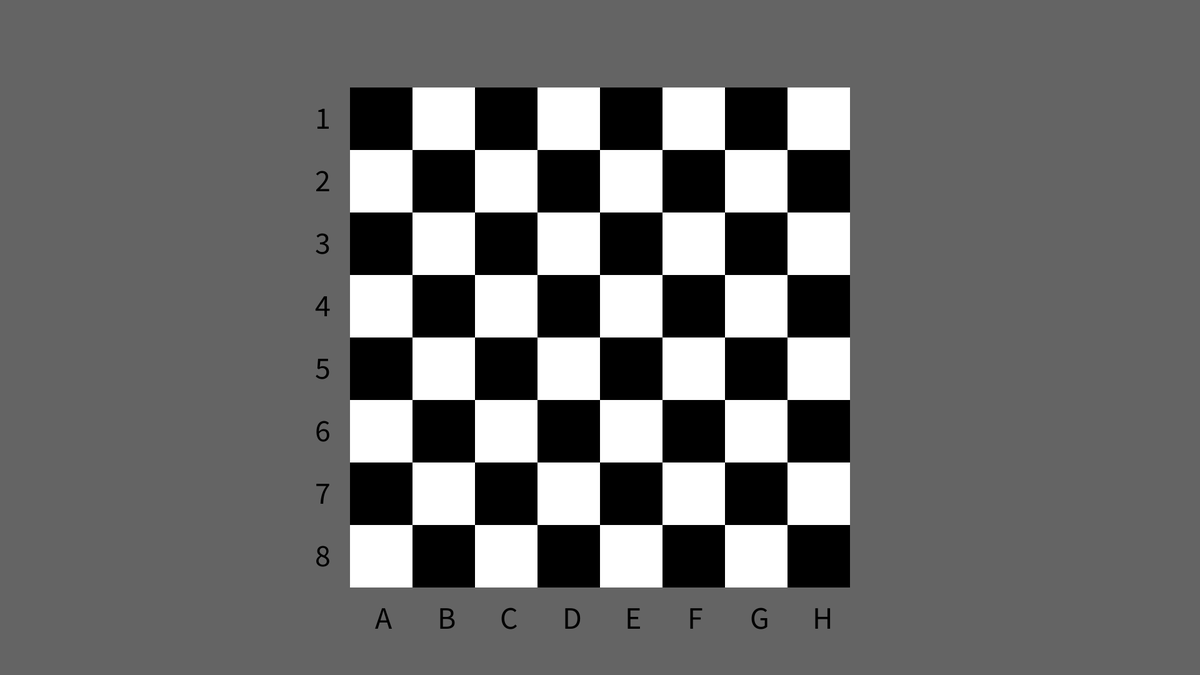
Frame 1 (no input)
Frame 60 (the mouse pressed at the canvas centre just before this capture): identical to frame 1, image omitted
Frame 120 (the mouse held since frame 60 and released just before this capture): identical to frame 1, image omitted

The Processing sketch that drew this single still picture (run headless with seeded random() and noise(); from frame 60 on, the mouse is pressed at the canvas centre):

// Processing sketch: GameVisuals
// ── GameVisuals.pde

//GLOBAL VARS


  //width and height of canvas
  int WIDTH = 1920;//3840; //1920
  int HEIGHT = 1080;//2160; //1080
  //tracker for how many frames have elapsed
  int frames = 0;
  
  

  int boardSz = 800; //size of board width/height
  
void setup() {
  //set canvas size
  size(1920,1080); //h: 2160
  
  //create instance of the simplex noise class
  //background(255); // reset screen
  noStroke();
  //noLoop(); //uncomment to only render one frame
}

//loop function that runs on a loop 
void draw() {
  frames++;
  //clear(); // reset screen
  background(100); // reset screen

  float centerX = WIDTH/2;
  float centerY = HEIGHT/2;
  translate(centerX, centerY);

  drawBoard();
  
}

public void drawBoard() {
    fill(255);
    rect(-boardSz/2, -boardSz/2, boardSz, boardSz);

    boolean isBlack = true;
    boolean startsBlack = isBlack;
    
    textSize(boardSz/16);
    
    fill(0);
    pushMatrix();
    
    translate(-boardSz/2 -boardSz/8 , -boardSz/2);
    
    for (int i = 0; i < 9; ++i) {
      pushMatrix();
      for (int j = 0; j < 9; ++j) {
        if(j == 0 && i != 8) {
          String numStr = startsBlack ? i+1+"" : 8-i+"";
          text( numStr , boardSz/18, boardSz/12); 
          
        } else if ( i >= 0 && i < 8 ) {
          if (isBlack)
            rect(0,0, boardSz/8, boardSz/8);
            
          isBlack = !isBlack;       
        } else if ( j != 0 ) {
          String letterStr = mapNumToChessLetter(j);
          text( letterStr, boardSz/20, boardSz/12 );
        }
        translate(boardSz/8, 0);
      }
      popMatrix();
      translate(0, boardSz/8);
      isBlack = !isBlack;
    }
    popMatrix();
}

public String mapNumToChessLetter ( int number ) {
    //number;
    switch (number) {
       case 1: 
         return "A";
       case 2: 
         return "B";
       case 3: 
         return "C";
       case 4: 
         return "D";
       case 5: 
         return "E";
       case 6: 
         return "F";
       case 7: 
         return "G";
       case 8: 
         return "H";
       default:
         return "Z";
    }
}
